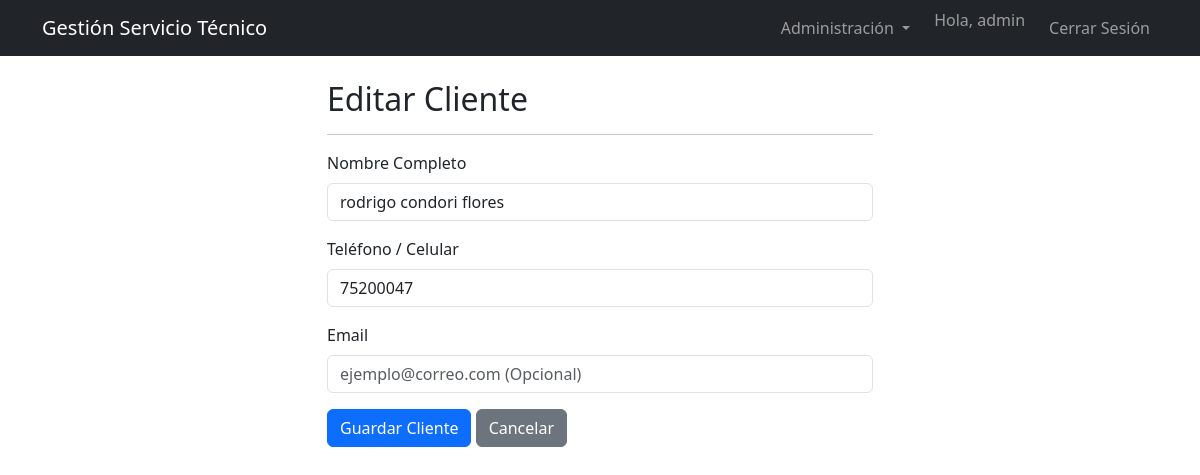
Page /clientes/editar/1 (signed in) on the committed database.
### models.py (models this page shows, shortened)
class Usuario(db.Model, UserMixin):
    __tablename__ = 'usuarios'
    id = db.Column(db.Integer, primary_key=True)
    email = db.Column(db.String(120), unique=True, nullable=False, index=True)
    password_hash = db.Column(db.String(128), nullable=False)
    nombre = db.Column(db.String(100), nullable=False)
    rol_id = db.Column(db.Integer, db.ForeignKey('roles.id'), nullable=False)
    ordenes_asignadas = db.relationship('Orden', backref='tecnico', lazy='dynamic')

class Cliente(db.Model):
    __tablename__ = 'clientes'
    id = db.Column(db.Integer, primary_key=True)
    nombre = db.Column(db.String(150), nullable=False)
    telefono = db.Column(db.String(20), index=True)
    email = db.Column(db.String(120))
    equipos = db.relationship('Equipo', backref='cliente', lazy='dynamic')

### blueprints/clientes.py (the view, shortened to what this page needs)
@clientes_bp.route('/clientes/editar/<int:id>', methods=['GET', 'POST'])
@login_required
def editar_cliente(id):
    cliente = Cliente.query.get_or_404(id)
    form = ClienteForm(obj=cliente)
    return render_template('clientes_form.html', form=form, titulo='Editar Cliente')

### forms.py
class ClienteForm(FlaskForm):
    nombre = StringField('Nombre Completo',
                         validators=[DataRequired(message='El nombre es obligatorio.'),
                                     Length(min=3, max=150)])
    telefono = StringField('Teléfono / Celular',
                           validators=[DataRequired(message='El teléfono es obligatorio.'),
                                       Length(min=6, max=20),
                                       Regexp('^[0-9]+$', message='El teléfono debe contener solo números.')])
    email = StringField('Email',
                        validators=[Optional(),
                                    Length(max=120)])
    submit = SubmitField('Guardar Cliente')

### app.py (called while the page is built)
@login_manager.user_loader
def load_user(user_id):
    return Usuario.query.get(int(user_id))

### templates/clientes_form.html (shortened to what this page needs)
{% extends 'base.html' %}
{% block content %}
<div class="row">
    <div class="col-md-6 offset-md-3">
        <h2>{{ titulo }}</h2>
        <hr>
        <form method="POST" action="" novalidate>
            <div class="mb-3">
                {{ form.nombre.label(class="form-label") }}
                {{ form.nombre(class="form-control") }}
            </div>
            <div class="mb-3">
                {{ form.telefono.label(class="form-label") }}
                {{ form.telefono(class="form-control") }}
            </div>
            <div class="mb-3">
                {{ form.email.label(class="form-label") }}
                {{ form.email(class="form-control", placeholder="ejemplo@correo.com (Opcional)") }}
            </div>
            <div class="mb-3">
                {{ form.submit(class="btn btn-primary") }}
                <a href="{{ url_for('clientes.listar_clientes') }}" class="btn btn-secondary">Cancelar</a>
            </div>
        </form>
    </div>
</div>
{% endblock %}

### templates/base.html (shortened to what this page needs)
<!doctype html>
<html lang="es">
  <head>
    <link href="https://cdn.jsdelivr.net/npm/bootstrap@5.3.2/dist/css/bootstrap.min.css" rel="stylesheet">
  </head>
  <body>
    <nav class="navbar navbar-expand-lg navbar-dark bg-dark">
      <div class="container">
        <a class="navbar-brand" href="{{ url_for('index') }}">Gestión Servicio Técnico</a>
        <div class="collapse navbar-collapse" id="navbarNav">
          <ul class="navbar-nav ms-auto">
            {% if current_user.is_authenticated %}
              <li class="nav-item dropdown me-3">
                <a class="nav-link dropdown-toggle" href="#" role="button" data-bs-toggle="dropdown" aria-expanded="false">
                  Administración
                </a>
              </li>
              <li class="nav-item">
                <span class="navbar-text me-3">
                  Hola, {{ current_user.nombre }}
                </span>
              </li>
              <li class="nav-item">
                <a class="nav-link" href="{{ url_for('auth.logout') }}">Cerrar Sesión</a>
              </li>
            {% else %}
              <li class="nav-item">
                <a class="nav-link" href="{{ url_for('auth.login') }}">Iniciar Sesión</a>
              </li>
            {% endif %}
          </ul>
        </div>
      </div>
    </nav>
    <div class="container mt-4">
      {% block content %}
      {% endblock %}
    </div>
  </body>
</html>

### rows in the picture
Usuario: nombre "admin"
Cliente: nombre "rodrigo condori flores", telefono "75200047"

### other values in the picture
{{ titulo }} "Editar Cliente"
